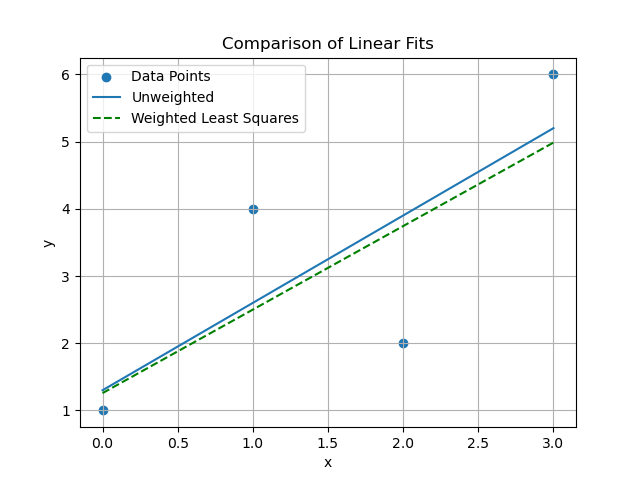

Generate this figure with Python:
import matplotlib.pyplot as plt
import numpy as np

a0, a1 = 1.3, 1.3

x = np.array([0, 1, 2, 3])
y = np.array([1, 4, 2, 6])

plt.scatter(x, y, label='Data Points')

x_range = np.linspace(min(x), max(x), 100)

p = a1*x_range + a0
plt.plot(x_range, p, label="Unweighted")

w = np.array([1, 4, 9, 6])

D = np.diag(np.sqrt(w))

M = np.vstack([np.ones_like(x), x]).T

y_vec = y[:, np.newaxis]

MTDM = M.T @ D @ M
MTDy = M.T @ D @ y_vec

a_weight = np.linalg.solve(MTDM, MTDy)
a0_weight, a1_weight = a_weight.flatten()

p_weight = a1_weight * x_range + a0_weight
plt.plot(x_range, p_weight, 'g--', label='Weighted Least Squares')

plt.xlabel('x')
plt.ylabel('y')
plt.title('Comparison of Linear Fits')
plt.legend()
plt.grid(True)
plt.show()
